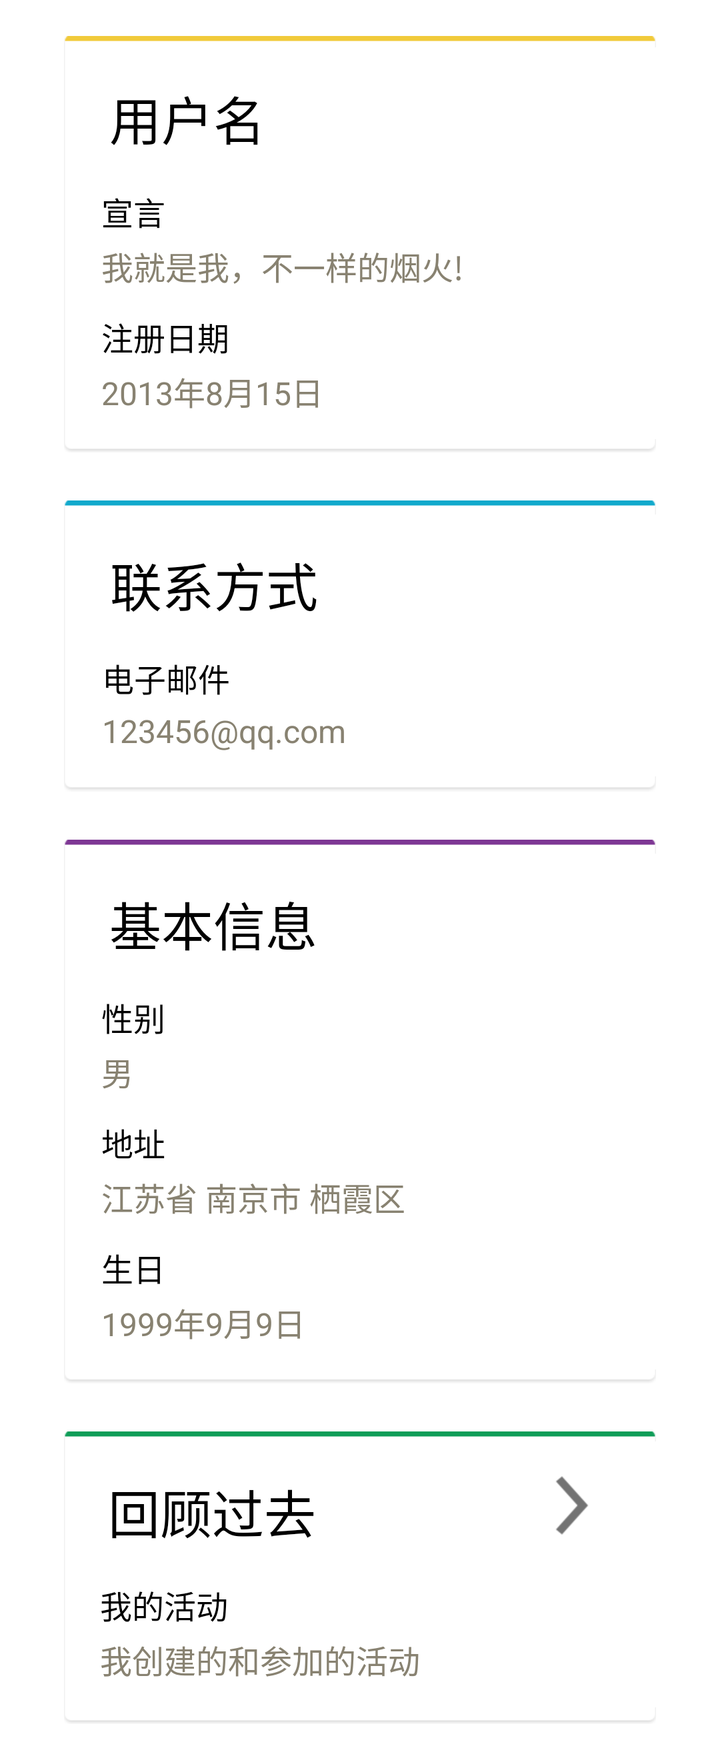
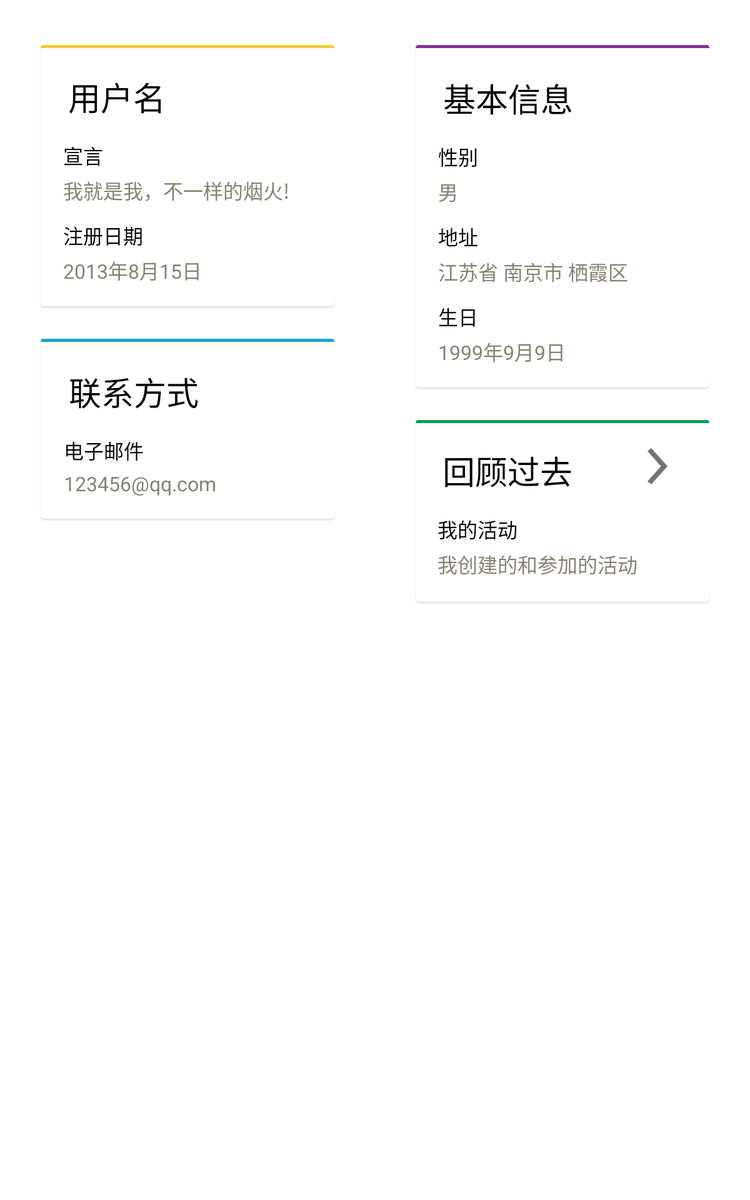

Two renders of one Android screen. The first uses the default layout on a phone; the second uses the alternative layout the repository ships for a different screen configuration, on a matching device. The two XML files are below.
<!-- AndroidManifest.xml: activity theme AppTheme.TranslucentActionBar -->
<!-- res/layout/fragment_intro.xml -->
<ScrollView xmlns:android="http://schemas.android.com/apk/res/android"
    android:id="@+id/scrollView_intro"
    android:layout_width="match_parent"
    android:layout_height="match_parent"
    android:background="@drawable/bgColor" >

    <LinearLayout
        android:id="@+id/LinearLayout1"
        android:layout_width="fill_parent"
        android:layout_height="wrap_content"
        android:orientation="vertical" >

        <View
            android:layout_width="fill_parent"
            android:layout_height="2dip"
            android:background="#ffffff"
            android:focusable="false" />
        
        <include layout="@layout/intro_card_1" />

        <include layout="@layout/intro_card_2" />

        <include layout="@layout/intro_card_3" />
        
        <include layout="@layout/intro_card_4"/>  
        
    </LinearLayout>

</ScrollView>
<!-- res/layout/intro_card_1.xml (included above) -->
<?xml version="1.0" encoding="utf-8"?>

<RelativeLayout xmlns:android="http://schemas.android.com/apk/res/android"
    android:layout_width="match_parent"
    android:layout_height="match_parent"
    android:background="@drawable/bgColor"
    android:orientation="vertical"
    android:paddingLeft="24dp"
    android:paddingRight="24dp"
    android:paddingTop="8dp" >

   <LinearLayout
        android:id="@+id/linearLayout2"
        android:layout_width="wrap_content"
        android:layout_height="wrap_content"
        android:layout_alignParentLeft="true"
        android:layout_alignParentRight="true"
        android:layout_alignParentTop="true"
        android:layout_margin="8dip"
        android:background="@drawable/card_yellowborder"
        android:orientation="vertical" >


        <LinearLayout
            android:layout_width="match_parent"
            android:layout_height="wrap_content"
            android:layout_margin="8dp"
            android:orientation="vertical" >

            <RelativeLayout
                android:id="@+id/relativeLayout_card_1"
                android:layout_width="match_parent"
                android:layout_height="wrap_content"
                android:layout_margin="8dp" >

                <TextView
                    android:id="@+id/textView_intro_UName"
                    android:layout_width="wrap_content"
                    android:layout_height="wrap_content"
                    android:layout_alignParentTop="true"
                    android:text="用户名"
                    android:textSize="26sp" />
            </RelativeLayout>

            <LinearLayout
                android:layout_width="match_parent"
                android:layout_height="wrap_content"
                android:orientation="vertical" >

                <LinearLayout
                    android:id="@+id/LinearLayout01"
                    android:layout_width="wrap_content"
                    android:layout_height="wrap_content"
                    android:layout_margin="4dp"
                    android:orientation="vertical" >

                    <TextView
                        android:id="@+id/TextView03"
                        android:layout_width="wrap_content"
                        android:layout_height="wrap_content"
                        android:layout_marginTop="4dip"
                        android:text="宣言"
                        
                        android:textSize="16sp" />

                    <TextView
                        android:id="@+id/textView_intro_USatement"
                        android:layout_width="wrap_content"
                        android:layout_height="wrap_content"
                        android:layout_marginTop="4dip"
                        android:text="我就是我，不一样的烟火!"
                        android:textColor="@color/font_value"
                        android:textSize="16sp" />
                </LinearLayout>

                <LinearLayout
                    android:id="@+id/LinearLayout1"
                    android:layout_width="wrap_content"
                    android:layout_height="wrap_content"
                    android:layout_margin="4dp"
                    android:orientation="vertical" >

                    <TextView
                        android:id="@+id/TextView01"
                        android:layout_width="wrap_content"
                        android:layout_height="wrap_content"
                        android:layout_marginTop="4dip"
                        android:text="注册日期"
                        android:textSize="16sp" />

                    <TextView
                        android:id="@+id/TextView_intro_URegDate"
                        android:layout_width="wrap_content"
                        android:layout_height="wrap_content"
                        android:layout_marginTop="4dip"
                        android:text="2013年8月15日"
                        android:textColor="@color/font_value"
                        android:textSize="16sp" />
                </LinearLayout>
            </LinearLayout>
        </LinearLayout>
    </LinearLayout>

</RelativeLayout>
<!-- res/layout/intro_card_2.xml (included above) -->
<?xml version="1.0" encoding="utf-8"?>

<RelativeLayout xmlns:android="http://schemas.android.com/apk/res/android"
    android:layout_width="match_parent"
    android:layout_height="match_parent"
    android:background="@drawable/bgColor"
    android:orientation="vertical"
    android:paddingLeft="24dp"
    android:paddingRight="24dp"
    android:paddingTop="8dp" >

   <LinearLayout
        android:id="@+id/linearLayout2"
        android:layout_width="wrap_content"
        android:layout_height="wrap_content"
        android:layout_alignParentLeft="true"
        android:layout_alignParentRight="true"
        android:layout_alignParentTop="true"
        android:layout_margin="8dip"
        android:background="@drawable/card_tealborder"
        android:orientation="vertical" >


        <LinearLayout
            android:layout_width="match_parent"
            android:layout_height="wrap_content"
            android:layout_margin="8dp"
            android:orientation="vertical" >

            <RelativeLayout
                android:id="@+id/relativeLayout_card_1"
                android:layout_width="match_parent"
                android:layout_height="wrap_content"
                android:layout_margin="8dp" >

                <TextView
                    android:layout_width="wrap_content"
                    android:layout_height="wrap_content"
                    android:layout_alignParentTop="true"
                    android:text="联系方式"
                    android:textSize="26sp" />
            </RelativeLayout>

            <LinearLayout
                android:layout_width="match_parent"
                android:layout_height="wrap_content"
                android:orientation="vertical" >

                <LinearLayout
                    android:id="@+id/LinearLayout01"
                    android:layout_width="wrap_content"
                    android:layout_height="wrap_content"
                    android:layout_margin="4dp"
                    android:orientation="vertical" >

                    <TextView
                        android:id="@+id/TextView03"
                        android:layout_width="wrap_content"
                        android:layout_height="wrap_content"
                        android:layout_marginTop="4dip"
                        android:text="电子邮件"
                        
                        android:textSize="16sp" />

                    <TextView
                        android:id="@+id/TextView_intro_UEmail"
                        android:layout_width="wrap_content"
                        android:layout_height="wrap_content"
                        android:layout_marginTop="4dip"
                        android:text="123456@qq.com"
                        android:textColor="@color/font_value"
                        android:textSize="16sp" />
                </LinearLayout>
            </LinearLayout>
        </LinearLayout>
    </LinearLayout>

</RelativeLayout>
<!-- res/layout/intro_card_3.xml (included above) -->
<?xml version="1.0" encoding="utf-8"?>

<RelativeLayout xmlns:android="http://schemas.android.com/apk/res/android"
    android:layout_width="match_parent"
    android:layout_height="match_parent"
    android:background="@drawable/bgColor"
    android:orientation="vertical"
    android:paddingLeft="24dp"
    android:paddingRight="24dp"
    android:paddingTop="8dp" >

   <LinearLayout
        android:id="@+id/linearLayout2"
        android:layout_width="wrap_content"
        android:layout_height="wrap_content"
        android:layout_alignParentLeft="true"
        android:layout_alignParentRight="true"
        android:layout_alignParentTop="true"
        android:layout_margin="8dip"
        android:background="@drawable/card_purpleborder"
        android:orientation="vertical" >


        <LinearLayout
            android:layout_width="match_parent"
            android:layout_height="wrap_content"
            android:layout_margin="8dp"
            android:orientation="vertical" >

            <RelativeLayout
                android:layout_width="match_parent"
                android:layout_height="wrap_content"
                android:layout_margin="8dp" >

                <TextView
                    android:layout_width="wrap_content"
                    android:layout_height="wrap_content"
                    android:layout_alignParentTop="true"
                    android:text="基本信息"
                    android:textSize="26sp" />
            </RelativeLayout>

            <LinearLayout
                android:layout_width="match_parent"
                android:layout_height="wrap_content"
                android:orientation="vertical" >

                <LinearLayout
                    android:id="@+id/LinearLayout01"
                    android:layout_width="wrap_content"
                    android:layout_height="wrap_content"
                    android:layout_margin="4dp"
                    android:orientation="vertical" >

                    <TextView
                        android:id="@+id/TextView03"
                        android:layout_width="wrap_content"
                        android:layout_height="wrap_content"
                        android:layout_marginTop="4dip"
                        android:text="性别"
                        android:textSize="16sp" />

                    <TextView
                        android:id="@+id/TextView_intro_USex"
                        android:layout_width="wrap_content"
                        android:layout_height="wrap_content"
                        android:layout_marginTop="4dip"
                        android:text="男"
                        android:textColor="@color/font_value"
                        android:textSize="16sp" />
                </LinearLayout>

                <LinearLayout
                    android:id="@+id/LinearLayout1"
                    android:layout_width="wrap_content"
                    android:layout_height="wrap_content"
                    android:layout_margin="4dp"
                    android:orientation="vertical" >

                    <TextView
                        android:id="@+id/TextView01"
                        android:layout_width="wrap_content"
                        android:layout_height="wrap_content"
                        android:layout_marginTop="4dip"
                        android:text="地址"
                        android:textSize="16sp" />

                    <TextView
                        android:id="@+id/TextView_intro_UAddress"
                        android:layout_width="wrap_content"
                        android:layout_height="wrap_content"
                        android:layout_marginTop="4dip"
                        android:text="江苏省 南京市 栖霞区"
                        android:textColor="@color/font_value"
                        android:textSize="16sp" />
                </LinearLayout>

                <LinearLayout
                    android:id="@+id/LinearLayout02"
                    android:layout_width="wrap_content"
                    android:layout_height="wrap_content"
                    android:layout_margin="4dp"
                    android:orientation="vertical" >

                    <TextView
                        android:id="@+id/TextView04"
                        android:layout_width="wrap_content"
                        android:layout_height="wrap_content"
                        android:layout_marginTop="4dip"
                        android:text="生日"
                        android:textSize="16sp" />

                    <TextView
                        android:id="@+id/TextView_intro_UBirthday"
                        android:layout_width="wrap_content"
                        android:layout_height="wrap_content"
                        android:layout_marginTop="4dip"
                        android:text="1999年9月9日"
                        android:textColor="@color/font_value"
                        android:textSize="16sp" />
                </LinearLayout>

            </LinearLayout>
        </LinearLayout>
    </LinearLayout>

</RelativeLayout>
<!-- res/layout/intro_card_4.xml (included above) -->
<?xml version="1.0" encoding="utf-8"?>

<RelativeLayout xmlns:android="http://schemas.android.com/apk/res/android"
    android:layout_width="match_parent"
    android:layout_height="match_parent"
    android:background="@drawable/bgColor"
    android:orientation="vertical"
    android:paddingLeft="24dp"
    android:paddingRight="24dp"
    android:paddingTop="8dp" >

   <LinearLayout
        android:id="@+id/linearLayout2"
        android:layout_width="wrap_content"
        android:layout_height="wrap_content"
        android:layout_alignParentLeft="true"
        android:layout_alignParentRight="true"
        android:layout_alignParentTop="true"
        android:layout_margin="8dip"
        android:background="@drawable/card_greenborder"
        android:orientation="vertical" >


        <LinearLayout
            android:layout_width="match_parent"
            android:layout_height="wrap_content"
            android:layout_margin="8dp"
            android:orientation="vertical" >

            <RelativeLayout
                android:id="@+id/relativeLayout_card_1"
                android:layout_width="match_parent"
                android:layout_height="wrap_content"
                android:layout_margin="8dp" >

                <TextView
                    android:layout_width="wrap_content"
                    android:layout_height="wrap_content"
                    android:layout_alignParentTop="true"
                    android:text="回顾过去"
                    android:textSize="26sp" />
            </RelativeLayout>

            <LinearLayout
                android:layout_width="match_parent"
                android:layout_height="wrap_content"
                android:orientation="vertical" >

                <LinearLayout
                    android:id="@+id/LinearLayout01"
                    android:layout_width="wrap_content"
                    android:layout_height="wrap_content"
                    android:layout_margin="4dp"
                    android:orientation="vertical" >

                    <TextView
                        android:id="@+id/TextView03"
                        android:layout_width="wrap_content"
                        android:layout_height="wrap_content"
                        android:layout_marginTop="4dip"
                        android:text="我的活动"
                        
                        android:textSize="16sp" />

                    <TextView
                        android:layout_width="wrap_content"
                        android:layout_height="wrap_content"
                        android:layout_marginTop="4dip"
                        android:text="我创建的和参加的活动"
                        android:textColor="@color/font_value"
                        android:textSize="16sp" />
                </LinearLayout>
            </LinearLayout>
        </LinearLayout>
    </LinearLayout>

   <Button
       android:id="@+id/button_openMyEvent"
       style="@style/ButtonBarButton"
       android:layout_width="wrap_content"
       android:layout_height="wrap_content"
       android:layout_alignBottom="@+id/linearLayout2"
       android:layout_alignLeft="@+id/linearLayout2"
       android:layout_alignRight="@+id/linearLayout2"
       android:layout_alignTop="@+id/linearLayout2"
       android:layout_weight="1" />

   <ImageView
       android:id="@+id/imageView1"
       android:layout_width="wrap_content"
       android:layout_height="wrap_content"
       android:layout_alignRight="@+id/linearLayout2"
       android:layout_alignTop="@+id/linearLayout2"
       android:layout_marginRight="26dp"
       android:layout_marginTop="21dp"
       android:src="@drawable/ic_right_android_darkgrey_32" />

</RelativeLayout>
<!-- resources referenced by this layout -->
<resources>
  <color name="font_value">#ff888271</color>
  <!-- drawable card_greenborder: png bitmap (drawable-xhdpi, 435 bytes) -->
  <!-- drawable card_purpleborder: png bitmap (drawable-xhdpi, 437 bytes) -->
  <!-- drawable card_tealborder: png bitmap (drawable-xhdpi, 435 bytes) -->
  <!-- drawable card_yellowborder: png bitmap (drawable-xhdpi, 434 bytes) -->
  <!-- drawable ic_right_android_darkgrey_32: png bitmap (drawable-xhdpi, 921 bytes) -->
  <style name="ButtonBarButton">
  	</style>
</resources>
<!-- res/layout-sw600dp/fragment_intro.xml (the repository's variant of the layout above) -->
<!-- drawn on a 7-inch tablet held upright -->
<ScrollView xmlns:android="http://schemas.android.com/apk/res/android"
    android:id="@+id/scrollView_intro"
    android:layout_width="match_parent"
    android:layout_height="match_parent"
    android:background="@drawable/bgColor" >

    <LinearLayout
        android:id="@+id/LinearLayout1"
        android:layout_width="fill_parent"
        android:layout_height="wrap_content"
        android:orientation="vertical" >

        <View
            android:id="@+id/View1"
            android:layout_width="fill_parent"
            android:layout_height="4dip"
            android:background="#ffffff"
            android:focusable="false" />

        <LinearLayout
            android:layout_width="wrap_content"
            android:layout_height="wrap_content"
            android:layout_marginTop="16dip"
            android:baselineAligned="false" >

            <LinearLayout
                android:layout_width="0dp"
                android:layout_height="wrap_content"
                android:layout_weight="1"
                android:orientation="vertical" >

                <include
                    android:id="@+id/include1"
                    layout="@layout/intro_card_1" />

                <include
                    android:id="@+id/include2"
                    layout="@layout/intro_card_2" />
            </LinearLayout>

            <LinearLayout
                android:layout_width="0dp"
                android:layout_height="wrap_content"
                android:layout_weight="1"
                android:orientation="vertical" >

                <include
                    android:id="@+id/include3"
                    layout="@layout/intro_card_3" />

                <include
                    android:id="@+id/include4"
                    layout="@layout/intro_card_4" />
            </LinearLayout>
        </LinearLayout>

        <LinearLayout
            android:layout_width="match_parent"
            android:layout_height="300dip"
            android:orientation="vertical" >
        </LinearLayout>

    </LinearLayout>

</ScrollView>
